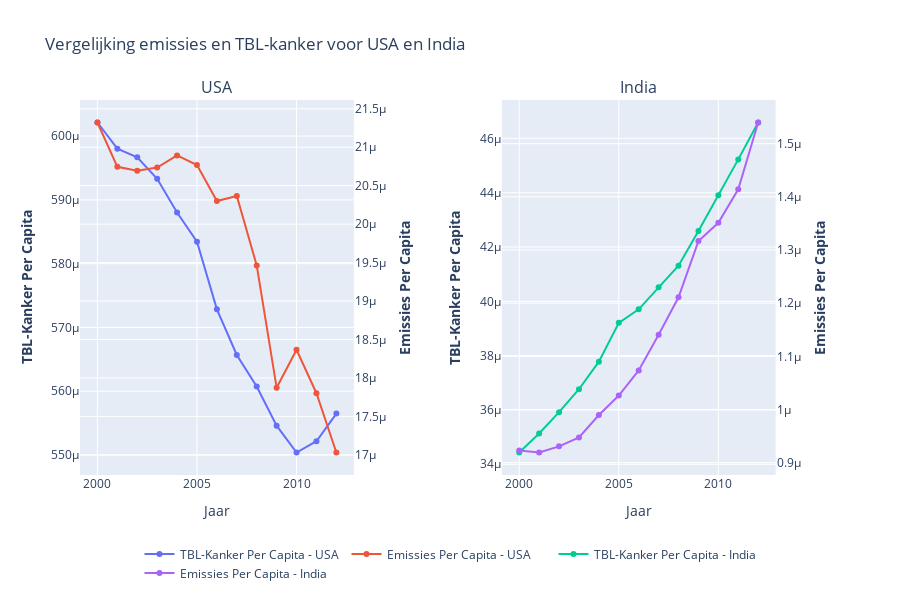

The notebook cell this image was saved under:
### Markdown cell above
## India en Amerika

In de grafiek hieronder zijn twee duidelijke grafieken gemaakt, hierin is goed te zien dat het aantal longkanker gevallen flink stijgt als de emissies per capita ook omhoog gaan en vice versa. Om te visualiseren dat er op landelijke niveau overeenkomsten te zien zijn, hebben we twee grote spelers in de wereld economie gekozen die allebei in een andere fase van ontwikkeling zitten.

In Amerika is de afgelopen periode een dalende trend te zien in de emissies. Wat opvalt is dat het aantal doden door TBL-kanker ook daalt. In India daarentegen, waar de emissies stijgen, stijgt het aantal TBL-kankerdoden. Dit suggereert dat emissies mogelijk bijdragen aan het aantal TBL-kankerdoden.

### Code cell
# importeer dataframe
df_combined = pd.read_csv("csv/df/combined.csv")

def plot_country_data(df, countries):
    fig = make_subplots(rows=1, cols=2, specs=[[{"secondary_y": True}, {"secondary_y": True}]],
                        subplot_titles=(countries[0], countries[1]))

    for i, country in enumerate(countries):
        df_country = df[df['Country'] == country]
        fig.add_trace(
            go.Scatter(x=df_country['Year'], y=df_country['Lung Cancer Per Capita'], name=f"TBL-Kanker Per Capita - {country}"),
            row=1, col=i+1, secondary_y=False,
        )

        fig.add_trace(
            go.Scatter(x=df_country['Year'], y=df_country['Emissions Per Capita'], name=f"Emissies Per Capita - {country}"),
            row=1, col=i+1, secondary_y=True,
        )

        fig.update_yaxes(title_text="<b>TBL-Kanker Per Capita", row=1, col=i+1, secondary_y=False)
        fig.update_yaxes(title_text="<b>Emissies Per Capita", row=1, col=i+1, secondary_y=True)

    fig.update_xaxes(title_text="Jaar", row=1, col=1)
    fig.update_xaxes(title_text="Jaar", row=1, col=2)
    fig.update_layout(
        title_text="Vergelijking emissies en TBL-kanker voor USA en India",
        height=600,
        legend=dict(
            orientation="h",
            yanchor="bottom",
            y=-0.3,
            xanchor="center",
            x=0.5
        )
    )


    fig.show()

plot_country_data(df_combined, ['USA', 'India'])

### Figure 1 — Plotly figure (JSON) as saved in the notebook; plotly's stock layout.template omitted (floating-point values rounded to 4 significant figures)
{"data": [{"name": "TBL-Kanker Per Capita - USA", "type": "scatter", "x": [2000, 2001, 2002, 2003, 2004, 2005, 2006, 2007, 2008, 2009, 2010, 2011, 2012], "xaxis": "x", "y": [0.0006021, 0.000598, 0.0005967, 0.0005933, 0.000588, 0.0005835, 0.0005728, 0.0005657, 0.0005608, 0.0005546, 0.0005504, 0.0005522, 0.0005565], "yaxis": "y"}, {"name": "Emissies Per Capita - USA", "type": "scatter", "x": [2000, 2001, 2002, 2003, 2004, 2005, 2006, 2007, 2008, 2009, 2010, 2011, 2012], "xaxis": "x", "y": [2.132e-05, 2.075e-05, 2.07e-05, 2.074e-05, 2.089e-05, 2.077e-05, 2.03e-05, 2.037e-05, 1.946e-05, 1.787e-05, 1.837e-05, 1.78e-05, 1.703e-05], "yaxis": "y2"}, {"name": "TBL-Kanker Per Capita - India", "type": "scatter", "x": [2000, 2001, 2002, 2003, 2004, 2005, 2006, 2007, 2008, 2009, 2010, 2011, 2012], "xaxis": "x2", "y": [3.443e-05, 3.513e-05, 3.592e-05, 3.676e-05, 3.778e-05, 3.921e-05, 3.971e-05, 4.052e-05, 4.131e-05, 4.259e-05, 4.39e-05, 4.523e-05, 4.659e-05], "yaxis": "y3"}, {"name": "Emissies Per Capita - India", "type": "scatter", "x": [2000, 2001, 2002, 2003, 2004, 2005, 2006, 2007, 2008, 2009, 2010, 2011, 2012], "xaxis": "x2", "y": [9.231e-07, 9.191e-07, 9.307e-07, 9.475e-07, 9.897e-07, 1.026e-06, 1.074e-06, 1.141e-06, 1.211e-06, 1.317e-06, 1.351e-06, 1.414e-06, 1.54e-06], "yaxis": "y4"}], "layout": {"annotations": [{"font": {"size": 16}, "showarrow": false, "text": "USA", "x": 0.185, "xanchor": "center", "xref": "paper", "y": 1, "yanchor": "bottom", "yref": "paper"}, {"font": {"size": 16}, "showarrow": false, "text": "India", "x": 0.755, "xanchor": "center", "xref": "paper", "y": 1, "yanchor": "bottom", "yref": "paper"}], "height": 600, "legend": {"orientation": "h", "x": 0.5, "xanchor": "center", "y": -0.3, "yanchor": "bottom"}, "title": {"text": "Vergelijking emissies en TBL-kanker voor USA en India"}, "xaxis": {"anchor": "y", "domain": [0, 0.37], "title": {"text": "Jaar"}}, "xaxis2": {"anchor": "y3", "domain": [0.57, 0.94], "title": {"text": "Jaar"}}, "yaxis": {"anchor": "x", "domain": [0, 1], "title": {"text": "<b>TBL-Kanker Per Capita"}}, "yaxis2": {"anchor": "x", "overlaying": "y", "side": "right", "title": {"text": "<b>Emissies Per Capita"}}, "yaxis3": {"anchor": "x2", "domain": [0, 1], "title": {"text": "<b>TBL-Kanker Per Capita"}}, "yaxis4": {"anchor": "x2", "overlaying": "y3", "side": "right", "title": {"text": "<b>Emissies Per Capita"}}}}
